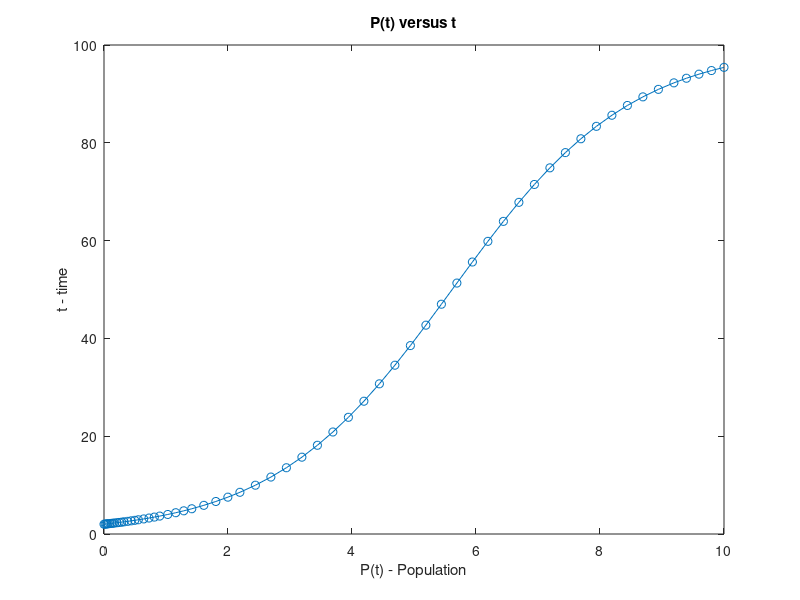
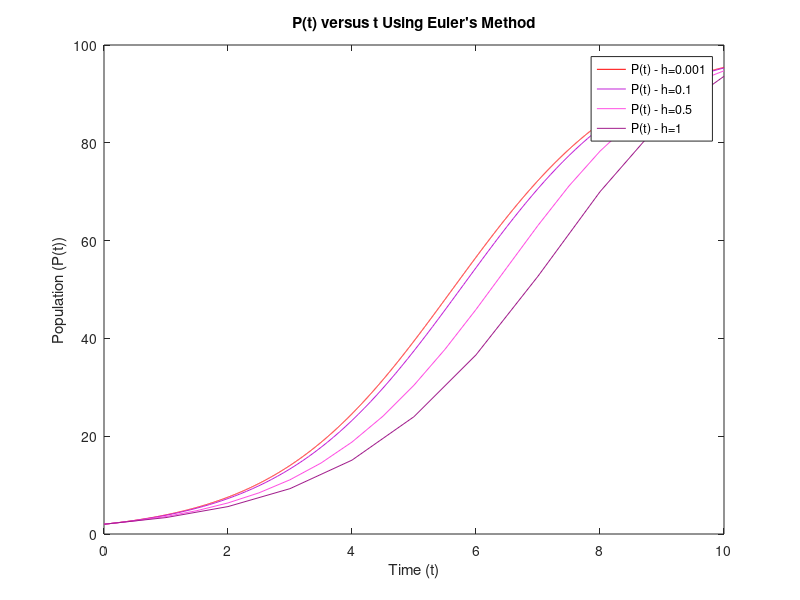

MATLAB code for these plots, in order:
%{
MATH 245 MATLAB 2 PART 2
_____________________
Jerom Jothiprakasam
jothipra@usc.edu

Natalia Hopper
nhopper@usc.edu
_______________________________________
Revision History
Date            Changes             Programmer
---------------------------------------------------------
1/30/2025      Original         Jerom Jothiprakasam
2/1/2025        part (b)        Natalia Hopper
%}

clc;
clear;

%% part (a)
% NEED TO DO PART A


%% part (b)

tSpan = [0 10];            % Time interval [0, 10]
y0 = 2;                    % Initial Population
r =  0.693;                % Reproductive Rate
K = 100;                    %carrying capacity
[t,y] = ode45(@(t,y) r*y*(1-y/K), tSpan, y0); % Solves the ODE as t v. y

figure;
plot(t,y,'-o'); % Plots the ODE solution, adds circles at points on graph

% Add graph axis labels
xlabel('P(t) - Population');
ylabel('t - time');
title('P(t) versus t');

%% part (c)

h = 0.001;               % Time Step
tFinal = 10;             % Final Time
timeVector = 0:h:tFinal; % Time Inputs
N = length(timeVector);  % Number of Time Steps

P = zeros(1, N);
P(1) = y0;               % Initial condition

for i = 1:N-1            
    P(i+1) = P(i) + h * r * P(i)*(1-P(i)/K);
end

figure;
plot(timeVector, P, 'r');
xlabel('Time (t)');
ylabel('Population (P(t))');
title('P(t) versus t Using Euler''s Method');

%% part (d)
hold on;

% Changing to h = 0.1
h2 = 0.1;               % Time Step
timeVector2 = 0:h2:tFinal; % Time Inputs
N2 = length(timeVector2);  % Number of Time Steps

P2 = zeros(1, N2);
P2(1) = y0;               % Initial condition

for i = 1:N2-1            
    P2(i+1) = P2(i) + h2 * r * P2(i)*(1-P2(i)/K);
end

plot(timeVector2, P2, 'color','#c223d8');


% Changing to h = 0.5
h3 = 0.5;               % Time Step
timeVector3 = 0:h3:tFinal; % Time Inputs
N3 = length(timeVector3);  % Number of Time Steps

P3 = zeros(1, N3);
P3(1) = y0;               % Initial condition

for i = 1:N3-1            
    P3(i+1) = P3(i) + h3 * r * P3(i)*(1-P3(i)/K);
end

plot(timeVector3, P3,'color', '#ff4fe3');


% Changing to h = 1
h4 = 1.0;               % Time Step
timeVector4 = 0:h4:tFinal; % Time Inputs
N4 = length(timeVector4);  % Number of Time Steps

P4 = zeros(1, N4);
P4(1) = y0;               % Initial condition

for i = 1:N4-1            
    P4(i+1) = P4(i) + h4 * r * P4(i)*(1-P4(i)/K);
end

plot(timeVector4, P4, 'Color','#a01b8b');

hold off;

legend('P(t) - h=0.001','P(t) - h=0.1','P(t) - h=0.5','P(t) - h=1','Position',[0.2 0.6 0.1 0.2]);

%% part (e) -- Compare the graphs
%{
The "exact" curve is considered to be the graph from part (b) where
MATLAB solves the ODE function. All the other graphs are approximations
using Euler's Method. 
%}
%{
As 'h' decreases in value, and the time-steps become closer together, the
accuracy of the graph increases. As such, the graphs become closer and
closer to that of the "exact" curve. In this case, as 'h' becomes smaller,
the graphs begin to look more like the graph from part (b).
%}
